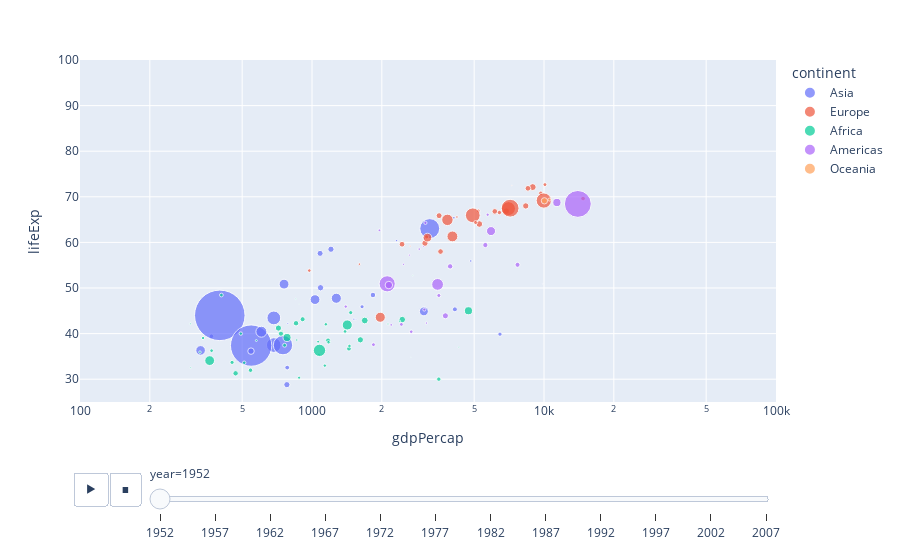

The notebook cell this image was saved under:
### Markdown cell above
Question 7.

### Code cell
import plotly.express as px
df = px.data.gapminder()
px.scatter(df, x="gdpPercap", y="lifeExp", animation_frame="year", animation_group="country",
           size="pop", color="continent", hover_name="country",
           log_x=True, size_max=55, range_x=[100,100000], range_y=[25,100])

### Figure 1 — Plotly figure (JSON) as saved in the notebook; plotly's stock layout.template omitted (floating-point values rounded to 4 significant figures)
{"data": [{"hovertemplate": "<b>%{hovertext}</b><br><br>continent=Asia<br>year=1952<br>gdpPercap=%{x}<br>lifeExp=%{y}<br>pop=%{marker.size}<extra></extra>", "hovertext": ["Afghanistan", "Bahrain", "Bangladesh", "Cambodia", "China", "Hong Kong, China", "India", "Indonesia", "Iran", "Iraq", "Israel", "Japan", "Jordan", "Korea, Dem. Rep.", "Korea, Rep.", "Kuwait", "Lebanon", "Malaysia", "Mongolia", "Myanmar", "Nepal", "Oman", "Pakistan", "Philippines", "Saudi Arabia", "Singapore", "Sri Lanka", "Syria", "Taiwan", "Thailand", "Vietnam", "West Bank and Gaza", "Yemen, Rep."], "ids": ["Afghanistan", "Bahrain", "Bangladesh", "Cambodia", "China", "Hong Kong, China", "India", "Indonesia", "Iran", "Iraq", "Israel", "Japan", "Jordan", "Korea, Dem. Rep.", "Korea, Rep.", "Kuwait", "Lebanon", "Malaysia", "Mongolia", "Myanmar", "Nepal", "Oman", "Pakistan", "Philippines", "Saudi Arabia", "Singapore", "Sri Lanka", "Syria", "Taiwan", "Thailand", "Vietnam", "West Bank and Gaza", "Yemen, Rep."], "legendgroup": "Asia", "marker": {"color": "#636efa", "size": [8425333, 120447, 46886859, 4693836, 556263527, 2125900, 372000000, 82052000, 17272000, 5441766, 1620914, 86459025, 607914, 8865488, 20947571, 160000, 1439529, 6748378, 800663, 20092996, 9182536, 507833, 41346560, 22438691, 4005677, 1127000, 7982342, 3661549, 8550362, 21289402, 26246839, 1030585, 4963829], "sizemode": "area", "sizeref": 435900.0, "symbol": "circle"}, "mode": "markers", "name": "Asia", "orientation": "v", "showlegend": true, "type": "scatter", "x": [779.4, 9867.0, 684.2, 368.5, 400.4, 3054.0, 546.6, 749.7, 3035.0, 4130.0, 4087.0, 3217.0, 1547.0, 1088.0, 1031.0, 108400.0, 4835.0, 1831.0, 786.6, 331, 545.9, 1828.0, 684.6, 1273.0, 6460.0, 2315.0, 1084.0, 1643.0, 1207.0, 757.8, 605.1, 1516.0, 781.7], "xaxis": "x", "y": [28.8, 50.94, 37.48, 39.42, 44, 60.96, 37.37, 37.47, 44.87, 45.32, 65.39, 63.03, 43.16, 50.06, 47.45, 55.56, 55.93, 48.46, 42.24, 36.32, 36.16, 37.58, 43.44, 47.75, 39.88, 60.4, 57.59, 45.88, 58.5, 50.85, 40.41, 43.16, 32.55], "yaxis": "y"}, {"hovertemplate": "<b>%{hovertext}</b><br><br>continent=Europe<br>year=1952<br>gdpPercap=%{x}<br>lifeExp=%{y}<br>pop=%{marker.size}<extra></extra>", "hovertext": ["Albania", "Austria", "Belgium", "Bosnia and Herzegovina", "Bulgaria", "Croatia", "Czech Republic", "Denmark", "Finland", "France", "Germany", "Greece", "Hungary", "Iceland", "Ireland", "Italy", "Montenegro", "Netherlands", "Norway", "Poland", "Portugal", "Romania", "Serbia", "Slovak Republic", "Slovenia", "Spain", "Sweden", "Switzerland", "Turkey", "United Kingdom"], "ids": ["Albania", "Austria", "Belgium", "Bosnia and Herzegovina", "Bulgaria", "Croatia", "Czech Republic", "Denmark", "Finland", "France", "Germany", "Greece", "Hungary", "Iceland", "Ireland", "Italy", "Montenegro", "Netherlands", "Norway", "Poland", "Portugal", "Romania", "Serbia", "Slovak Republic", "Slovenia", "Spain", "Sweden", "Switzerland", "Turkey", "United Kingdom"], "legendgroup": "Europe", "marker": {"color": "#EF553B", "size": [1282697, 6927772, 8730405, 2791000, 7274900, 3882229, 9125183, 4334000, 4090500, 42459667, 69145952, 7733250, 9504000, 147962, 2952156, 47666000, 413834, 10381988, 3327728, 25730551, 8526050, 16630000, 6860147, 3558137, 1489518, 28549870, 7124673, 4815000, 22235677, 50430000], "sizemode": "area", "sizeref": 435900.0, "symbol": "circle"}, "mode": "markers", "name": "Europe", "orientation": "v", "showlegend": true, "type": "scatter", "x": [1601.0, 6137.0, 8343.0, 973.5, 2444.0, 3119.0, 6876.0, 9692.0, 6425.0, 7030.0, 7144.0, 3531.0, 5264.0, 7268.0, 5210.0, 4931.0, 2648.0, 8942.0, 10100.0, 4029.0, 3068.0, 3145.0, 3581.0, 5075.0, 4215.0, 3834.0, 8528.0, 14730.0, 1969.0, 9980.0], "xaxis": "x", "y": [55.23, 66.8, 68, 53.82, 59.6, 61.21, 66.87, 70.78, 66.55, 67.41, 67.5, 65.86, 64.03, 72.49, 66.91, 65.94, 59.16, 72.13, 72.67, 61.31, 59.82, 61.05, 58.0, 64.36, 65.57, 64.94, 71.86, 69.62, 43.59, 69.18], "yaxis": "y"}, {"hovertemplate": "<b>%{hovertext}</b><br><br>continent=Africa<br>year=1952<br>gdpPercap=%{x}<br>lifeExp=%{y}<br>pop=%{marker.size}<extra></extra>", "hovertext": ["Algeria", "Angola", "Benin", "Botswana", "Burkina Faso", "Burundi", "Cameroon", "Central African Republic", "Chad", "Comoros", "Congo, Dem. Rep.", "Congo, Rep.", "Cote d'Ivoire", "Djibouti", "Egypt", "Equatorial Guinea", "Eritrea", "Ethiopia", "Gabon", "Gambia", "Ghana", "Guinea", "Guinea-Bissau", "Kenya", "Lesotho", "Liberia", "Libya", "Madagascar", "Malawi", "Mali", "Mauritania", "Mauritius", "Morocco", "Mozambique", "Namibia", "Niger", "Nigeria", "Reunion", "Rwanda", "Sao Tome and Principe", "Senegal", "Sierra Leone", "Somalia", "South Africa", "Sudan", "Swaziland", "Tanzania", "Togo", "Tunisia", "Uganda", "Zambia", "Zimbabwe"], "ids": ["Algeria", "Angola", "Benin", "Botswana", "Burkina Faso", "Burundi", "Cameroon", "Central African Republic", "Chad", "Comoros", "Congo, Dem. Rep.", "Congo, Rep.", "Cote d'Ivoire", "Djibouti", "Egypt", "Equatorial Guinea", "Eritrea", "Ethiopia", "Gabon", "Gambia", "Ghana", "Guinea", "Guinea-Bissau", "Kenya", "Lesotho", "Liberia", "Libya", "Madagascar", "Malawi", "Mali", "Mauritania", "Mauritius", "Morocco", "Mozambique", "Namibia", "Niger", "Nigeria", "Reunion", "Rwanda", "Sao Tome and Principe", "Senegal", "Sierra Leone", "Somalia", "South Africa", "Sudan", "Swaziland", "Tanzania", "Togo", "Tunisia", "Uganda", "Zambia", "Zimbabwe"], "legendgroup": "Africa", "marker": {"color": "#00cc96", "size": [9279525, 4232095, 1738315, 442308, 4469979, 2445618, 5009067, 1291695, 2682462, 153936, 14100005, 854885, 2977019, 63149, 22223309, 216964, 1438760, 20860941, 420702, 284320, 5581001, 2664249, 580653, 6464046, 748747, 863308, 1019729, 4762912, 2917802, 3838168, 1022556, 516556, 9939217, 6446316, 485831, 3379468, 33119096, 257700, 2534927, 60011, 2755589, 2143249, 2526994, 14264935, 8504667, 290243, 8322925, 1219113, 3647735, 5824797, 2672000, 3080907], "sizemode": "area", "sizeref": 435900.0, "symbol": "circle"}, "mode": "markers", "name": "Africa", "orientation": "v", "showlegend": true, "type": "scatter", "x": [2449.0, 3521.0, 1063.0, 851.2, 543.3, 339.3, 1173.0, 1071.0, 1179.0, 1103.0, 780.5, 2126.0, 1389.0, 2670.0, 1419.0, 375.6, 328.9, 362.1, 4293.0, 485.2, 911.3, 510.2, 299.9, 853.5, 298.8, 575.6, 2388.0, 1443.0, 369.2, 452.3, 743.1, 1968.0, 1688.0, 468.5, 2424.0, 761.9, 1077.0, 2719.0, 493.3, 879.6, 1450.0, 879.8, 1136.0, 4725.0, 1616.0, 1148.0, 716.7, 859.8, 1468.0, 734.8, 1147.0, 406.9], "xaxis": "x", "y": [43.08, 30.02, 38.22, 47.62, 31.98, 39.03, 38.52, 35.46, 38.09, 40.72, 39.14, 42.11, 40.48, 34.81, 41.89, 34.48, 35.93, 34.08, 37.0, 30, 43.15, 33.61, 32.5, 42.27, 42.14, 38.48, 42.72, 36.68, 36.26, 33.69, 40.54, 50.99, 42.87, 31.29, 41.73, 37.44, 36.32, 52.72, 40, 46.47, 37.28, 30.33, 32.98, 45.01, 38.63, 41.41, 41.22, 38.6, 44.6, 39.98, 42.04, 48.45], "yaxis": "y"}, {"hovertemplate": "<b>%{hovertext}</b><br><br>continent=Americas<br>year=1952<br>gdpPercap=%{x}<br>lifeExp=%{y}<br>pop=%{marker.size}<extra></extra>", "hovertext": ["Argentina", "Bolivia", "Brazil", "Canada", "Chile", "Colombia", "Costa Rica", "Cuba", "Dominican Republic", "Ecuador", "El Salvador", "Guatemala", "Haiti", "Honduras", "Jamaica", "Mexico", "Nicaragua", "Panama", "Paraguay", "Peru", "Puerto Rico", "Trinidad and Tobago", "United States", "Uruguay", "Venezuela"], "ids": ["Argentina", "Bolivia", "Brazil", "Canada", "Chile", "Colombia", "Costa Rica", "Cuba", "Dominican Republic", "Ecuador", "El Salvador", "Guatemala", "Haiti", "Honduras", "Jamaica", "Mexico", "Nicaragua", "Panama", "Paraguay", "Peru", "Puerto Rico", "Trinidad and Tobago", "United States", "Uruguay", "Venezuela"], "legendgroup": "Americas", "marker": {"color": "#ab63fa", "size": [17876956, 2883315, 56602560, 14785584, 6377619, 12350771, 926317, 6007797, 2491346, 3548753, 2042865, 3146381, 3201488, 1517453, 1426095, 30144317, 1165790, 940080, 1555876, 8025700, 2227000, 662850, 157553000, 2252965, 5439568], "sizemode": "area", "sizeref": 435900.0, "symbol": "circle"}, "mode": "markers", "name": "Americas", "orientation": "v", "showlegend": true, "type": "scatter", "x": [5911.0, 2677.0, 2109.0, 11370.0, 3940.0, 2144.0, 2627.0, 5587.0, 1398.0, 3522.0, 3048.0, 2428.0, 1840.0, 2195.0, 2899.0, 3478.0, 3112.0, 2480.0, 1952.0, 3759.0, 3082.0, 3023.0, 13990.0, 5717.0, 7690.0], "xaxis": "x", "y": [62.48, 40.41, 50.92, 68.75, 54.74, 50.64, 57.21, 59.42, 45.93, 48.36, 45.26, 42.02, 37.58, 41.91, 58.53, 50.79, 42.31, 55.19, 62.65, 43.9, 64.28, 59.1, 68.44, 66.07, 55.09], "yaxis": "y"}, {"hovertemplate": "<b>%{hovertext}</b><br><br>continent=Oceania<br>year=1952<br>gdpPercap=%{x}<br>lifeExp=%{y}<br>pop=%{marker.size}<extra></extra>", "hovertext": ["Australia", "New Zealand"], "ids": ["Australia", "New Zealand"], "legendgroup": "Oceania", "marker": {"color": "#FFA15A", "size": [8691212, 1994794], "sizemode": "area", "sizeref": 435900.0, "symbol": "circle"}, "mode": "markers", "name": "Oceania", "orientation": "v", "showlegend": true, "type": "scatter", "x": [10040.0, 10560.0], "xaxis": "x", "y": [69.12, 69.39], "yaxis": "y"}], "layout": {"legend": {"itemsizing": "constant", "title": {"text": "continent"}, "tracegroupgap": 0}, "margin": {"t": 60}, "sliders": [{"active": 0, "currentvalue": {"prefix": "year="}, "len": 0.9, "pad": {"b": 10, "t": 60}, "steps": [{"args": [["1952"], {"frame": {"duration": 0, "redraw": false}, "fromcurrent": true, "mode": "immediate", "transition": {"duration": 0, "easing": "linear"}}], "label": "1952", "method": "animate"}, {"args": [["1957"], {"frame": {"duration": 0, "redraw": false}, "fromcurrent": true, "mode": "immediate", "transition": {"duration": 0, "easing": "linear"}}], "label": "1957", "method": "animate"}, {"args": [["1962"], {"frame": {"duration": 0, "redraw": false}, "fromcurrent": true, "mode": "immediate", "transition": {"duration": 0, "easing": "linear"}}], "label": "1962", "method": "animate"}, {"args": [["1967"], {"frame": {"duration": 0, "redraw": false}, "fromcurrent": true, "mode": "immediate", "transition": {"duration": 0, "easing": "linear"}}], "label": "1967", "method": "animate"}, {"args": [["1972"], {"frame": {"duration": 0, "redraw": false}, "fromcurrent": true, "mode": "immediate", "transition": {"duration": 0, "easing": "linear"}}], "label": "1972", "method": "animate"}, {"args": [["1977"], {"frame": {"duration": 0, "redraw": false}, "fromcurrent": true, "mode": "immediate", "transition": {"duration": 0, "easing": "linear"}}], "label": "1977", "method": "animate"}, {"args": [["1982"], {"frame": {"duration": 0, "redraw": false}, "fromcurrent": true, "mode": "immediate", "transition": {"duration": 0, "easing": "linear"}}], "label": "1982", "method": "animate"}, {"args": [["1987"], {"frame": {"duration": 0, "redraw": false}, "fromcurrent": true, "mode": "immediate", "transition": {"duration": 0, "easing": "linear"}}], "label": "1987", "method": "animate"}, {"args": [["1992"], {"frame": {"duration": 0, "redraw": false}, "fromcurrent": true, "mode": "immediate", "transition": {"duration": 0, "easing": "linear"}}], "label": "1992", "method": "animate"}, {"args": [["1997"], {"frame": {"duration": 0, "redraw": false}, "fromcurrent": true, "mode": "immediate", "transition": {"duration": 0, "easing": "linear"}}], "label": "1997", "method": "animate"}, {"args": [["2002"], {"frame": {"duration": 0, "redraw": false}, "fromcurrent": true, "mode": "immediate", "transition": {"duration": 0, "easing": "linear"}}], "label": "2002", "method": "animate"}, {"args": [["2007"], {"frame": {"duration": 0, "redraw": false}, "fromcurrent": true, "mode": "immediate", "transition": {"duration": 0, "easing": "linear"}}], "label": "2007", "method": "animate"}], "x": 0.1, "xanchor": "left", "y": 0, "yanchor": "top"}], "updatemenus": [{"buttons": [{"args": [null, {"frame": {"duration": 500, "redraw": false}, "fromcurrent": true, "mode": "immediate", "transition": {"duration": 500, "easing": "linear"}}], "label": "&#9654;", "method": "animate"}, {"args": [[null], {"frame": {"duration": 0, "redraw": false}, "fromcurrent": true, "mode": "immediate", "transition": {"duration": 0, "easing": "linear"}}], "label": "&#9724;", "method": "animate"}], "direction": "left", "pad": {"r": 10, "t": 70}, "showactive": false, "type": "buttons", "x": 0.1, "xanchor": "right", "y": 0, "yanchor": "top"}], "xaxis": {"anchor": "y", "domain": [0, 1], "range": [2, 5], "title": {"text": "gdpPercap"}, "type": "log"}, "yaxis": {"anchor": "x", "domain": [0, 1], "range": [25, 100], "title": {"text": "lifeExp"}}}}
